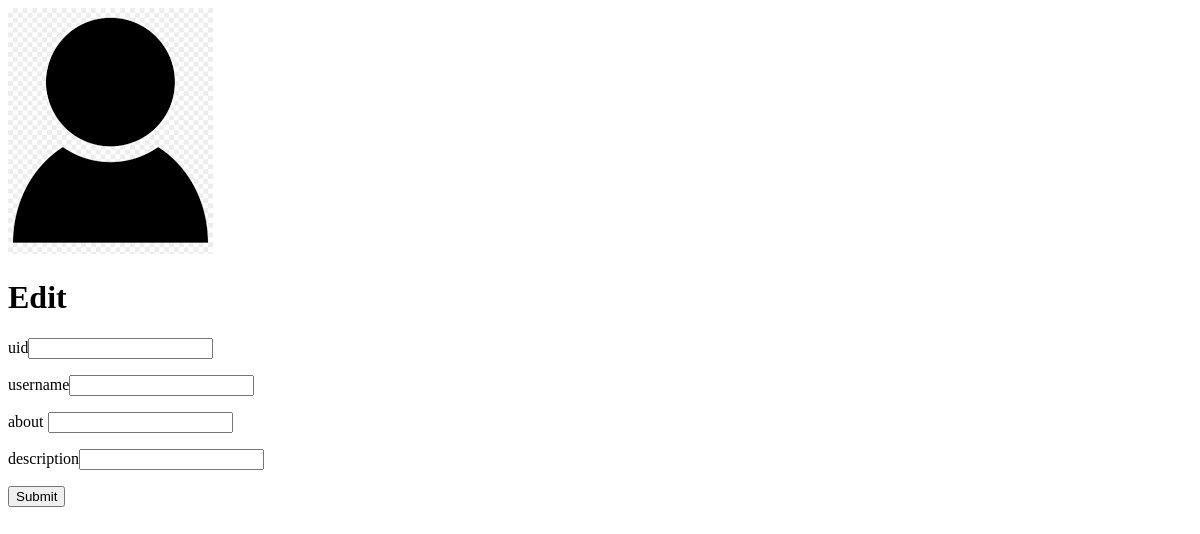
/blog/14/update, run on an earlier commit of the app's database.
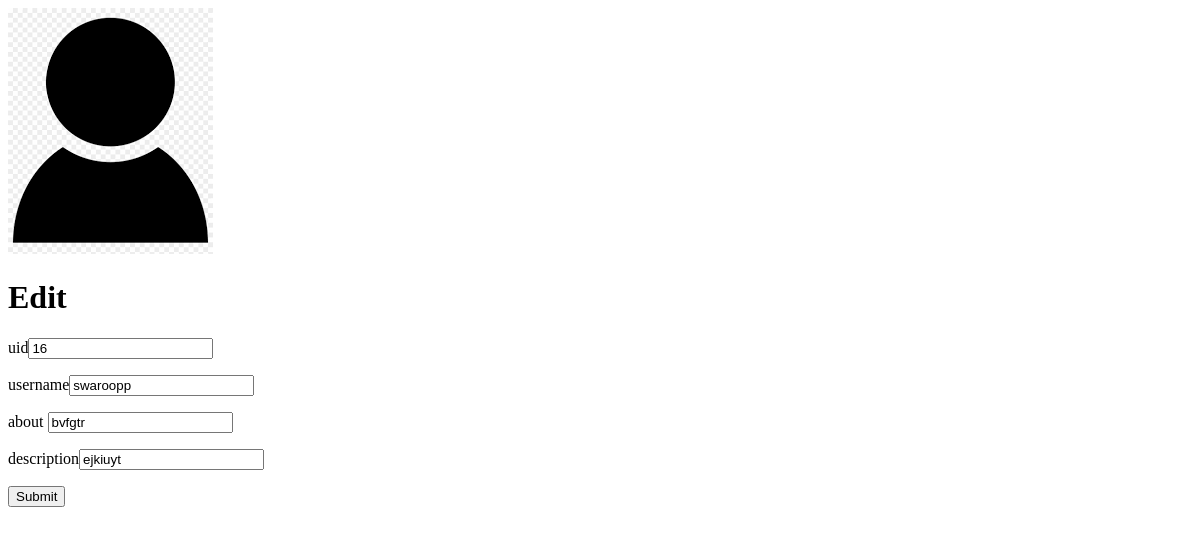
And on a later commit of the database.
### render.py (models this page shows)
class Blog(db.Model):
	bid = db.Column(db.Integer, primary_key=True)
	uid = db.Column(db.Integer,db.ForeignKey('register'))
	username = db.Column(db.String(120),unique=False, nullable=False)
	datecreated=db.Column(db.DateTime, nullable=False)
	about= db.Column(db.String(120), unique=True, nullable=False)
	description= db.Column(db.String(120), unique=True, nullable=False)

### render.py (the view, shortened to what this page needs)
@app.route('/blog/<int:bid>/update',methods=["GET","POST"])
def update(bid):
	form = BForm(request.form)
	emp=Blog.query.filter_by(bid=bid).first()
	return render_template('update.html', emp = emp)

### render.py
class BForm(FlaskForm):
	bid = IntegerField('uid',validators=[DataRequired()])
	uid = IntegerField('bid',validators=[DataRequired()])
	username = StringField('Username', [validators.Length(min=4, max=25)])
	about = StringField('about', [validators.Length(min=4, max=25)])
	description = StringField('description', [validators.Length(min=4, max=25)])

### templates/update.html
<!DOCTYPE html>
<html lang = "en">
   <head></head>
   <body>
      <div class="loginbox">
      <img src="static/img/avatar.png" class="avatar">
      <h1>Edit</h1>
      <form action="update" method="post">
         <p>uid<input type = "integer" name = "uid" value="{{emp.uid}}"/></p>
         <p>username<input type = "text" name = "username" value="{{emp.username}}"/></p>
         <p>about <input type = "text" name = "about" value="{{emp.about}}"/></p>
         <p>description<input type = "text" name = "description" value="{{emp.description}}"/></p>
        <p><input type = "submit" value = "Submit" /></p>
      </form>
</div>
</body>
</html>

What changed in the data, as far as the page shows it:
added Blog: uid "16", username "swaroopp", about "bvfgtr", description "ejkiuyt"
